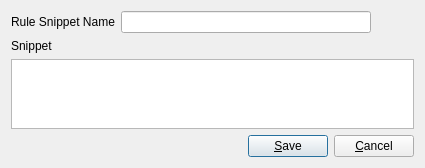
<?xml version="1.0" encoding="UTF-8"?>
<ui version="4.0">
 <class>FormDlgRuleSnippet</class>
 <widget class="QDialog" name="FormDlgRuleSnippet">
  <property name="geometry">
   <rect>
    <x>0</x>
    <y>0</y>
    <width>425</width>
    <height>155</height>
   </rect>
  </property>
  <property name="windowTitle">
   <string>Dialog</string>
  </property>
  <layout class="QVBoxLayout" name="verticalLayout">
   <item>
    <layout class="QHBoxLayout" name="horizontalLayout">
     <item>
      <widget class="QLabel" name="label_2">
       <property name="text">
        <string>Rule Snippet Name</string>
       </property>
      </widget>
     </item>
     <item>
      <widget class="QLineEdit" name="edtRuleSnippetName">
       <property name="minimumSize">
        <size>
         <width>250</width>
         <height>0</height>
        </size>
       </property>
      </widget>
     </item>
     <item>
      <spacer name="horizontalSpacer">
       <property name="orientation">
        <enum>Qt::Horizontal</enum>
       </property>
       <property name="sizeHint" stdset="0">
        <size>
         <width>40</width>
         <height>20</height>
        </size>
       </property>
      </spacer>
     </item>
    </layout>
   </item>
   <item>
    <widget class="QLabel" name="label">
     <property name="text">
      <string>Snippet</string>
     </property>
    </widget>
   </item>
   <item>
    <widget class="QPlainTextEdit" name="edtRuleSnippet"/>
   </item>
   <item>
    <layout class="QHBoxLayout" name="horizontalLayout_2">
     <item>
      <spacer name="horizontalSpacer_2">
       <property name="orientation">
        <enum>Qt::Horizontal</enum>
       </property>
       <property name="sizeHint" stdset="0">
        <size>
         <width>40</width>
         <height>20</height>
        </size>
       </property>
      </spacer>
     </item>
     <item>
      <widget class="QPushButton" name="btnSave">
       <property name="text">
        <string>&amp;Save</string>
       </property>
      </widget>
     </item>
     <item>
      <widget class="QPushButton" name="btnCancel">
       <property name="text">
        <string>&amp;Cancel</string>
       </property>
      </widget>
     </item>
    </layout>
   </item>
  </layout>
 </widget>
 <resources/>
 <connections>
  <connection>
   <sender>btnSave</sender>
   <signal>clicked()</signal>
   <receiver>FormDlgRuleSnippet</receiver>
   <slot>slotBtnSave()</slot>
   <hints>
    <hint type="sourcelabel">
     <x>85</x>
     <y>272</y>
    </hint>
    <hint type="destinationlabel">
     <x>231</x>
     <y>149</y>
    </hint>
   </hints>
  </connection>
  <connection>
   <sender>btnCancel</sender>
   <signal>clicked()</signal>
   <receiver>FormDlgRuleSnippet</receiver>
   <slot>slotBtnCancel()</slot>
   <hints>
    <hint type="sourcelabel">
     <x>157</x>
     <y>272</y>
    </hint>
    <hint type="destinationlabel">
     <x>231</x>
     <y>149</y>
    </hint>
   </hints>
  </connection>
 </connections>
 <slots>
  <slot>slotBtnSave()</slot>
  <slot>slotBtnCancel()</slot>
 </slots>
</ui>
